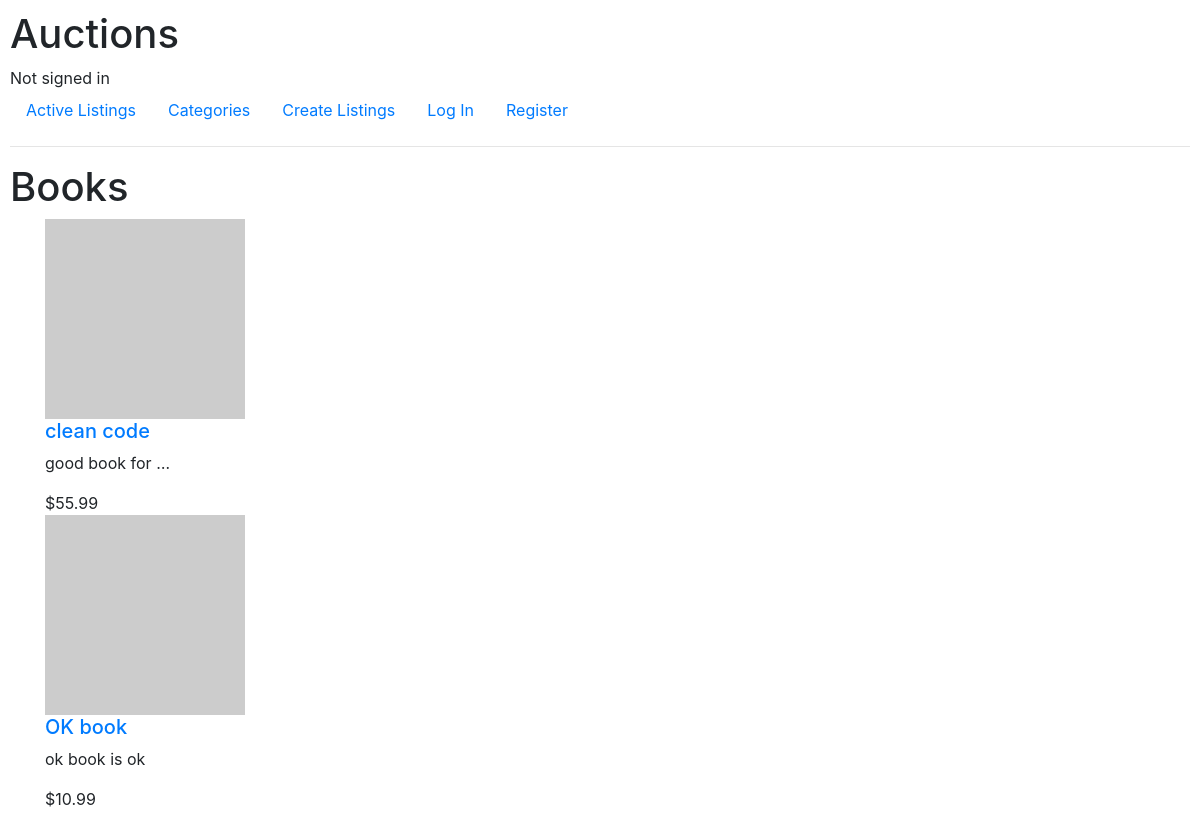
The page /category/Books on the database as committed earlier.
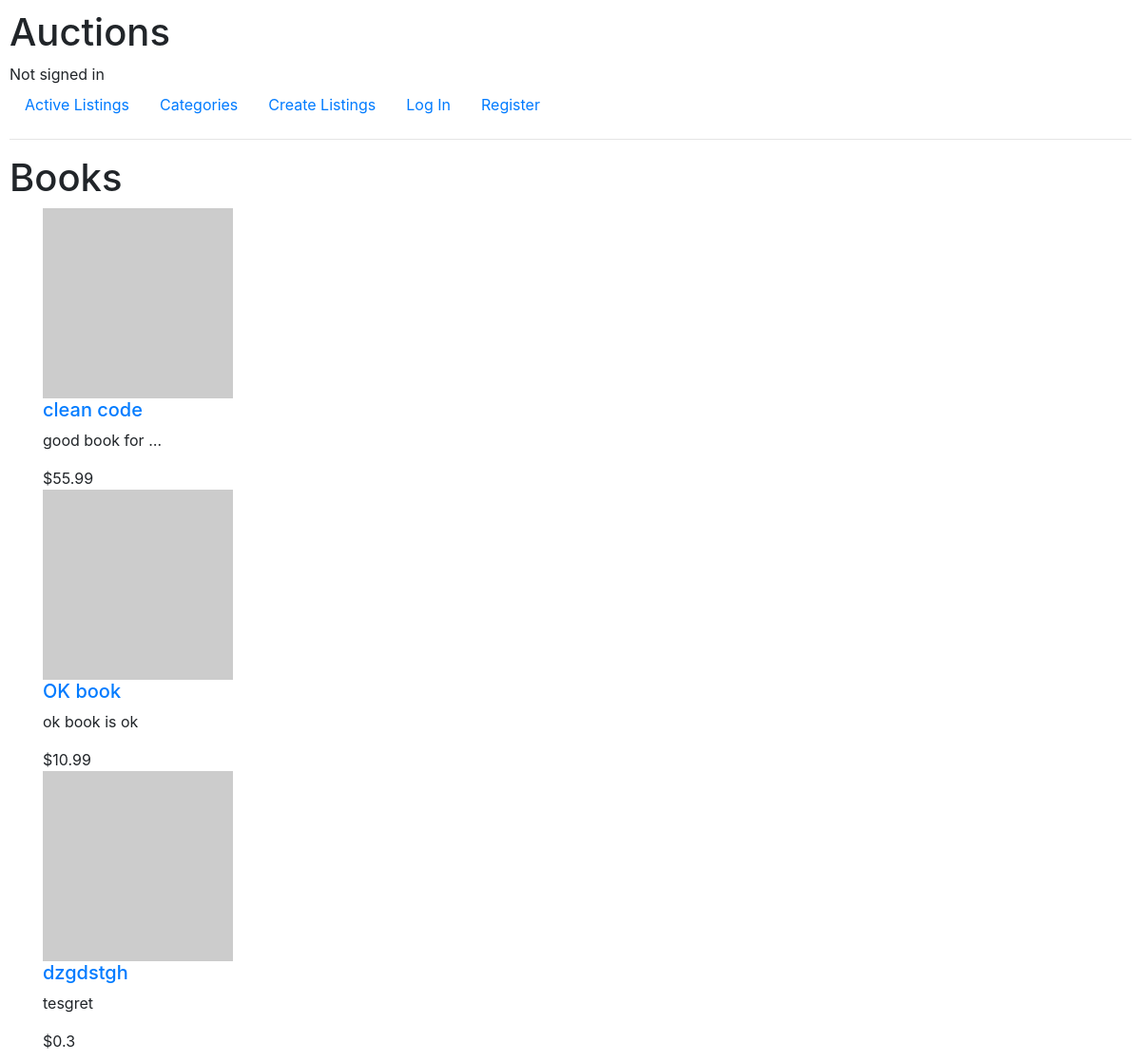
The same page on the database as committed later.
### auctions/models.py (models this page shows, shortened)
class Listing(models.Model):
    title = models.CharField(max_length=255)
    description = models.TextField()
    starting_bid = models.FloatField(default=0)
    image_url = models.URLField()
    active = models.BooleanField(default=True)
    created_date = models.DateTimeField(auto_now_add=True)
    owner = models.ForeignKey(User, on_delete=models.SET_NULL, null=True, related_name="owner")
    category = models.ForeignKey(Category, on_delete=models.SET_NULL, null=True)
    bids = models.ForeignKey('Bid', on_delete=models.SET_NULL, null=True)

### auctions/views.py (the view)
# urls.py: path("category/<str:category>", views.category, name="category"),
def category(request, category):
    category = Category.objects.get(title = category)
    listings = Listing.objects.all().filter(category=category.id)
    return render(request, "auctions/category.html", {
        'category': category,
        'listings': listings
    })

### auctions/models.py (called while the page is built)
    def __str__(self):
        return f"{self.title}"

### auctions/templates/auctions/category.html
{% extends "auctions/layout.html" %}
{% load static %}
{% block body %}
  <h1>
    {{category}}
  </h1>
  {% for listing in listings %}
    <div class="container">
      <div class="image">
          <img src="{{listing.image_url}}" alt="{{listing.title}}">
      </div>
      <div class="info">
          <h5>
              <a href="{% url 'listing' listing.id %}">
                  {{listing.title}}
              </a>
          </h5>
          <p>{{listing.description|truncatechars:15 }}</p>
          <span>${{listing.starting_bid}}</span>
      </div>
    </div>
  {% endfor %}
{% endblock body %}

Rows that differ between the two databases and show on the page:
added Listing: title "dzgdstgh", description "tesgret", starting_bid "0.3"
